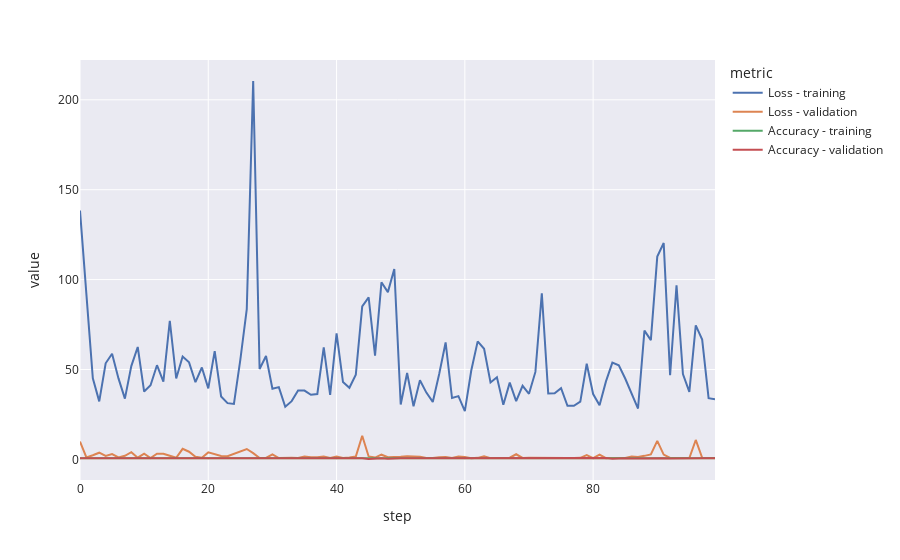

Here is the notebook cell this chart was saved with:
### Code cell
px.line(training_metrics, x='step', y='value', color='metric')
